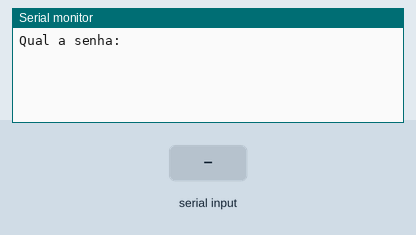
The sketch below on a simulated Arduino Uno, built with avr-gcc and run on an emulated ATmega328P. Shown: the last lines printed to the serial monitor. Inputs (shaded band) come from the test bench.

Above: at 1.2 s.
1.3 s: "90,45\n" received over Serial
At 2.0 s:
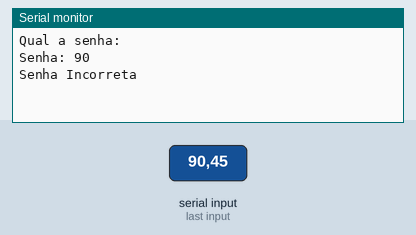
2.8 s: "1234\n" received over Serial
At 5.8 s:
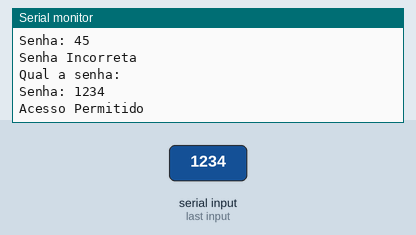
Timing chart, 0 to 7.3 s (numbered marks = the images above; inputs shaded):
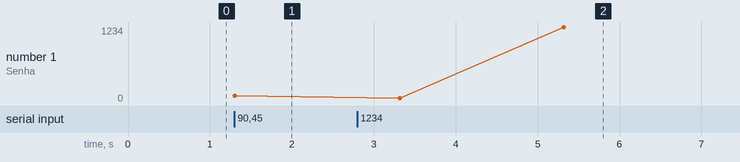

Measured:
- after the input at 1.3 s, the serial monitor: prints a new line at once (image 1)
- after the input at 2.8 s, the serial monitor: prints a new line after 2.5 s (image 2)

The sketch:

senha_correta_ou_incorreta1.ino
```cpp
// C++ code
//
int senha = 0;
int senha2 = 0;

void setup()
{
  Serial.begin(9600);
}

void loop()
{
  Serial.println("Qual a senha: ");
  while( !Serial.available() );
  senha = Serial.parseInt();
  Serial.println("Senha: " + String(senha));


  if( senha == 1234 ){
    Serial.println("Acesso Permitido");
  } else {
    Serial.println("Senha Incorreta");
  }

  delay(2000);
}  
```
